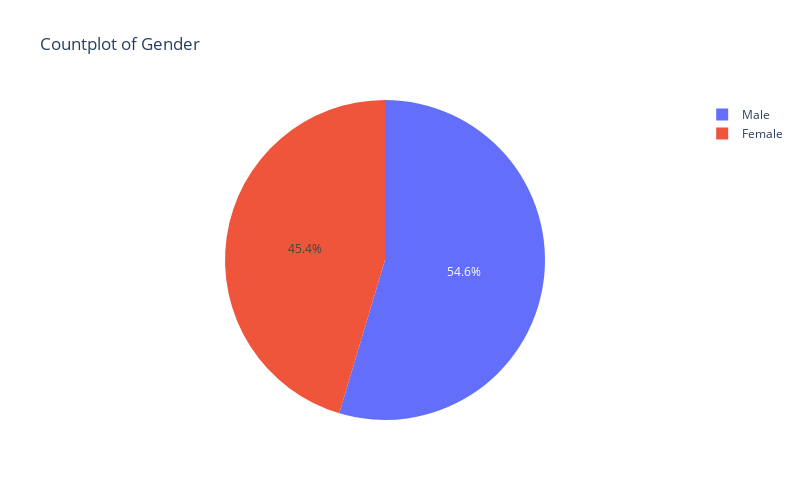

Notebook code for this chart:
### Code cell
fig.show()

### Figure 1 — Plotly figure (JSON) as saved in the notebook; plotly's stock layout.template omitted (floating-point values rounded to 4 significant figures)
{"data": [{"hovertemplate": "Gender=%{label}<br>percent=%{value}", "domain": {"y": [0, 1], "x": [0, 1]}, "legendgroup": "", "name": "", "labels": ["Male", "Female"], "showlegend": true, "hoverlabel": {"namelength": 0}, "values": [0.5461, 0.4539], "type": "pie"}], "layout": {"width": 800, "title": {"text": "Countplot of Gender"}, "legend": {"tracegroupgap": 0}, "height": 500}}
